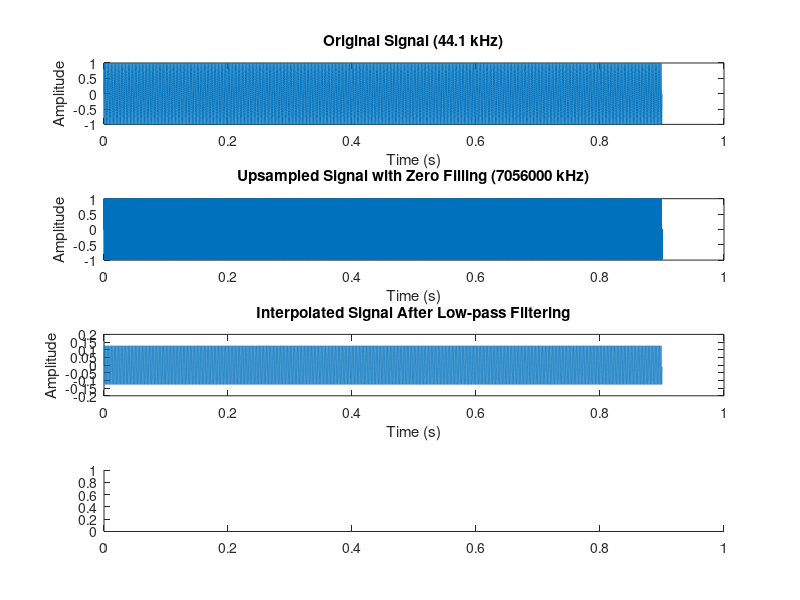

Write MATLAB code to recreate this figure. (Note: this script raises an error after producing the figure.)
% Define the original signal parameters
fs = 44100; % Sampling frequency (Hz)
duration = 0.9; % Signal duration (seconds)
t = linspace(0, duration, fs*duration); % Time vector

% Generate the original signal
x = sin(2*pi*440*t); % Sinusoidal signal at 440 Hz

% Upsample the signal with zero filling
upsampling_factor = 8;
x_upsampled = zeros(1, length(x)*upsampling_factor);
x_upsampled(1:upsampling_factor:end) = x;

% Apply low-pass filtering
cutoff_frequency = 1000; % Cutoff frequency for low-pass filter (Hz)
[b,a] = butter(4, cutoff_frequency/(fs/2), 'low'); % Design Butterworth filter
x_filtered = filter(b, a, x_upsampled);

% Plot the results
figure;
subplot(4,1,1);
plot(t, x);
title('Original Signal (44.1 kHz)');
xlabel('Time (s)');
ylabel('Amplitude');

subplot(4,1,2);
t_upsampled = linspace(0, duration, length(x_upsampled));
plot(t_upsampled, x_upsampled);
title('Upsampled Signal with Zero Filling (7056000 kHz)');
xlabel('Time (s)');
ylabel('Amplitude');

subplot(4,1,3);
plot(t_upsampled, x_filtered);
title('Interpolated Signal After Low-pass Filtering');
xlabel('Time (s)');
ylabel('Amplitude');

subplot(4,1,4);
title('Low-pass Filter Frequency Response');
plot('')
xlabel('Time (s)');
ylabel('Amplitude');